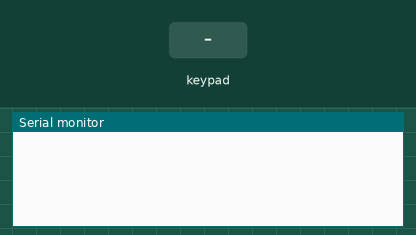
The sketch below on a simulated Arduino Uno, built with avr-gcc and run on an emulated ATmega328P. Parts: the last lines printed to the serial monitor. Inputs (shaded band) come from the test bench. No radio packets arrive unless stated.

Above: at 1.2 s.
1.3 s: key 'A' pressed
At 2.0 s:
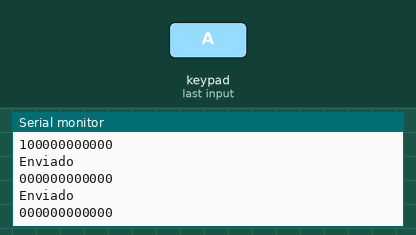
2.8 s: key 'B' pressed
At 2.94 s:
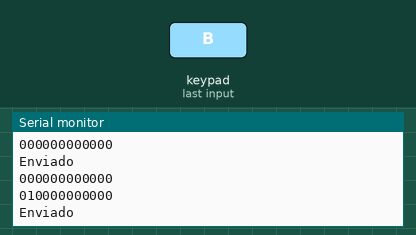

Measured:
- after the input at 1.3 s, the serial monitor: prints a new line at once (image 1)
- after the input at 2.8 s, the serial monitor: prints a new line at once (image 2)

The sketch:

emisor_mando_V2.ino
```cpp
//        Comunicación
#include <SPI.h>
#include <nRF24L01.h>
#include <RF24.h>

//Declaremos los pines CE y el CSN
#define CE_PIN A2
#define CSN_PIN A1

/*    Conexionado de los pines
/*
*         GND = GND
*         VCC = 3.3V
*         CE = A0
*         CSN = A1
*         SCLK = 15
*         MISO = 14
*         MOSI = 16
*/
//Variable con la dirección del canal por donde se va a transmitir
byte direccion[5] ={'M','a','n','d','o'};

//creamos el objeto radio (NRF24L01)
RF24 radio(CE_PIN, CSN_PIN);

#include <Keypad.h>

const byte ROWS = 6; //numero de FILAS
const byte COLS = 2; //numero de COLUMNAS

char KeyMap[ROWS][COLS] = {
  {'A','B'},
  {'C','D'},
  {'E','F'},
  {'G','H'},
  {'I','J'},
  {'K','L'}
};
byte rowPins[ROWS] = {9, 8, 7, 6, 5, 4,};  //pinout de las FILAS
byte colPins[COLS] = {3, 2};              //pinout de las COLUMNAS

Keypad MANDO = Keypad( makeKeymap(KeyMap), rowPins, colPins, ROWS, COLS);

//variable de datos
bool datos[12];

//variable para cada cambio de estado
bool estado_pulsa = false;
bool enviar;

unsigned long ant_millis;

void setup() {
    //inicializamos el NRF24L01
    radio.begin();

    Serial.begin(9600);

    //Abrimos un canal de escritura
    radio.openWritingPipe(direccion);
    ant_millis = millis();
}


void loop() {


    if(MANDO.getKeys())
    {
        for(int i=0; i<LIST_MAX; i++){
            if(MANDO.key[i].stateChanged){
                switch(MANDO.key[i].kstate) {
                    case PRESSED:
                        estado_pulsa = true;
                        enviar = true;
                        break;
                    case HOLD:
                        estado_pulsa = true;
                        break;
                    case RELEASED:
                        estado_pulsa = false;
                        enviar = true;
                        break;
                    case IDLE:
                        estado_pulsa = false;
                        break;
                }

                switch(MANDO.key[i].kchar){
                    case 'A':
                        datos[0] = estado_pulsa;
                        break;
                    case 'B':
                        datos[1] = estado_pulsa;
                        break;
                    case 'C':
                        datos[2] = estado_pulsa;
                        break;
                    case 'D':
                        datos[3] = estado_pulsa;
                        break;
                    case 'E':
                        datos[4] = estado_pulsa;
                        break;
                    case 'F':
                        datos[5] = estado_pulsa;
                        break;
                    case 'G':
                        datos[6] = estado_pulsa;
                        break;
                    case 'H':
                        datos[7] = estado_pulsa;
                        break;
                    case 'I':
                        datos[8] = estado_pulsa;
                        break;
                    case 'J':
                        datos[9] = estado_pulsa;
                        break;
                    case 'K':
                        datos[10] = estado_pulsa;
                        break;
                    case 'L':
                        datos[11] = estado_pulsa;
                        break;

                }
                for(int e = 0; e<=11; e++){
                    Serial.print(datos[e]);
                }
                Serial.print("\n\n");
            }
            if(enviar){
                enviar = false;
                bool ok = radio.write(datos, sizeof(datos));
                if(ok){
                    Serial.println("Enviado");
                }
            }
        }
    }
}
```
